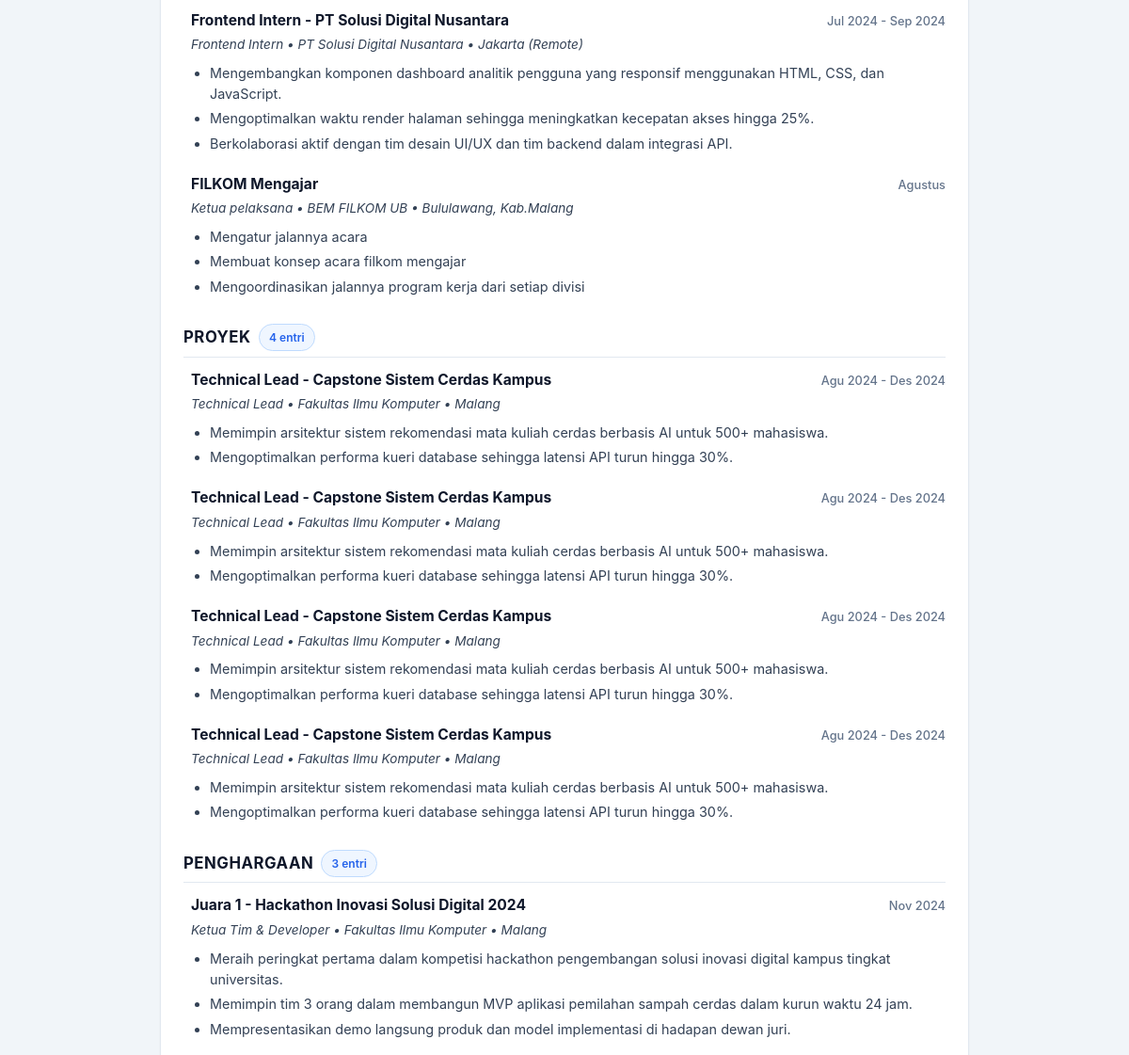
The app's page /u/1 (middle part), older data.
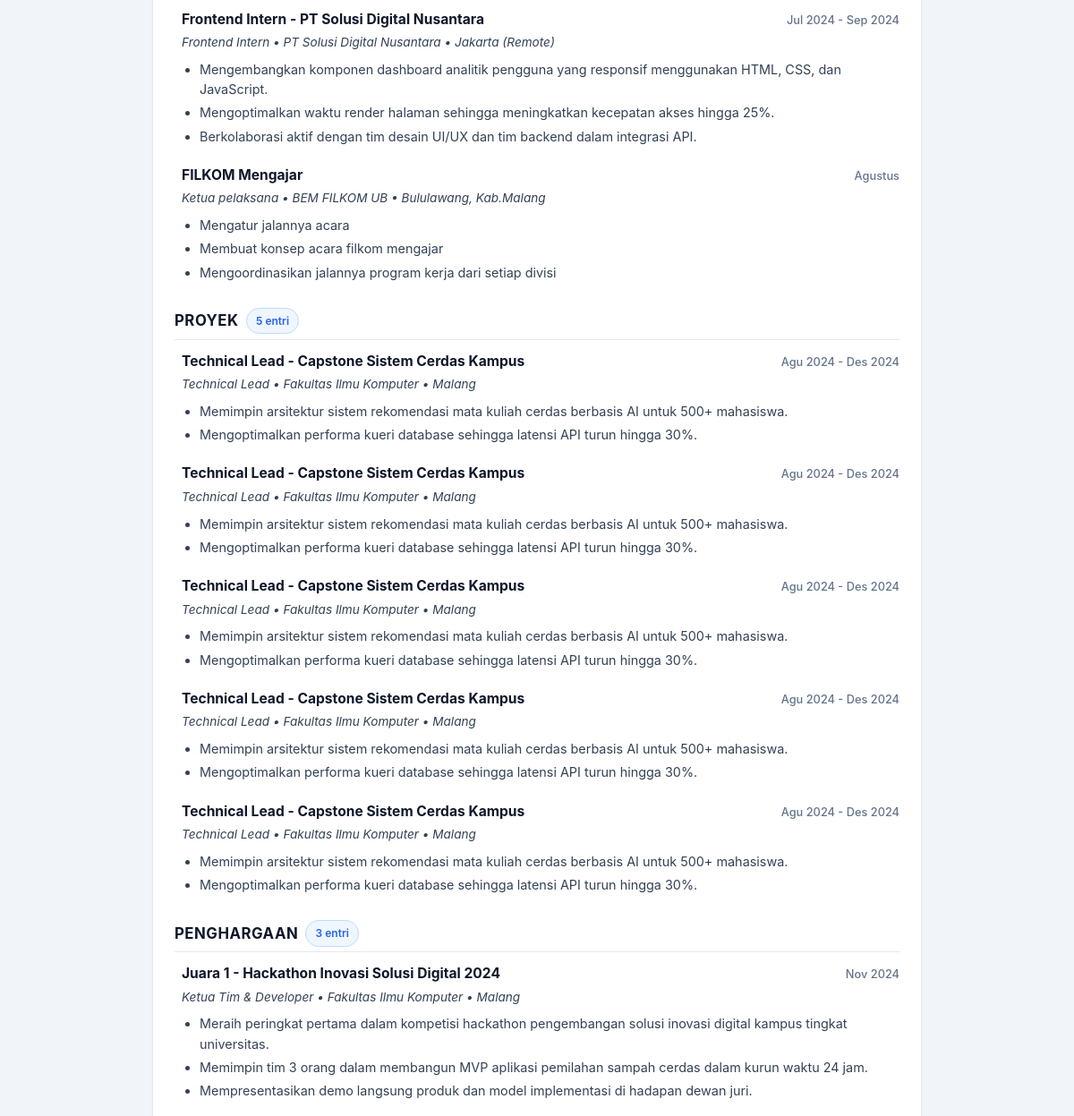
The same page, newer data.
### tables this page shows
CREATE TABLE entri_cv (
  id INTEGER PRIMARY KEY AUTOINCREMENT,
  id_pencapaian INTEGER UNIQUE NOT NULL REFERENCES pencapaian(id) ON DELETE CASCADE,
  id_bagian INTEGER NOT NULL REFERENCES bagian_cv(id), judul TEXT NOT NULL);

CREATE TABLE pencapaian (
  id INTEGER PRIMARY KEY AUTOINCREMENT,
  id_pengguna INTEGER NOT NULL REFERENCES pengguna(id),
  nama_kegiatan TEXT NOT NULL, penyelenggara TEXT, peran TEXT, periode TEXT, lokasi TEXT,
  uraian TEXT NOT NULL,
  status TEXT NOT NULL DEFAULT 'menunggu' CHECK (status IN ('menunggu','disetujui','ditolak')),
  dibuat_pada TEXT DEFAULT CURRENT_TIMESTAMP);

CREATE TABLE poin_cv (
  id INTEGER PRIMARY KEY AUTOINCREMENT,
  id_entri INTEGER NOT NULL REFERENCES entri_cv(id) ON DELETE CASCADE,
  urutan INTEGER NOT NULL, teks TEXT NOT NULL);

CREATE TABLE bagian_cv (
  id INTEGER PRIMARY KEY AUTOINCREMENT, nama TEXT UNIQUE NOT NULL);

### app.py (the view)
@app.route("/u/<int:id>")
def profil_publik_page(id):
    mhs = db.baca_pengguna(id)
    if not mhs:
        flash("Profil pengguna tidak ditemukan.", "error")
        return redirect(url_for("jelajah_page"))
    cv_data = db.baca_cv_pengguna(id, hanya_disetujui=False)
    skills = jaringan._parse_skill(mhs.get("skill"))
    user_id = session.get("user_id")
    relasi = jaringan.status_koneksi(user_id, id) if user_id else "tidak_terhubung"
    adalah_pemilik = (user_id == id)
    return render_template(
        "profil_publik.html",
        mhs=mhs,
        cv=cv_data,
        skills=skills,
        status_koneksi=relasi,
        adalah_pemilik=adalah_pemilik,
        urutan_bagian=skema.BAGIAN
    )

### app.py (called while the page is built)
@app.after_request
def add_no_cache_headers(response):
    response.headers["Cache-Control"] = "no-cache, no-store, must-revalidate, max-age=0"
    response.headers["Pragma"] = "no-cache"
    response.headers["Expires"] = "0"
    return response

@app.context_processor
def inject_waktu_server():
    return {
        "waktu_refresh": datetime.datetime.now().strftime("%H:%M:%S")
    }

### db.py (called while the page is built)
def koneksi():
    con = sqlite3.connect(DB_PATH)
    con.row_factory = sqlite3.Row
    con.execute("PRAGMA foreign_keys = ON")
    return con

def _satu(sql, args=()):
    con = koneksi()
    try:
        r = con.execute(sql, args).fetchone()
        return dict(r) if r else None
    finally:
        con.close()

def _semua(sql, args=()):
    con = koneksi()
    try:
        return [dict(r) for r in con.execute(sql, args).fetchall()]
    finally:
        con.close()

def baca_pengguna(id_pengguna):
    u = _satu("SELECT * FROM pengguna WHERE id=?", (id_pengguna,))
    if u:
        u.pop("password_hash")
    return u

### jaringan.py (called while the page is built)
def _parse_skill(skill_str):
    if not skill_str:
        return []
    return [s.strip() for s in skill_str.split(",") if s.strip()]

### templates/profil_publik.html (shortened to what this page needs)
{% extends "base.html" %}
{% block content %}
<div style="max-width: 860px; margin: 0 auto;">
  <div class="card">
    {% set total_entri = 0 %}
    {% for b in urutan_bagian %}
      {% if cv.get(b) %}
        {% set total_entri = total_entri + cv[b]|length %}
        <div style="margin-bottom: 1.75rem;">
          <div style="display: flex; align-items: center; gap: 0.5rem; margin-bottom: 0.75rem; border-bottom: 1.5px solid var(--border); padding-bottom: 0.35rem;">
            <h3 style="font-size: 1.05rem; font-weight: 700; color: var(--dark); text-transform: uppercase; letter-spacing: 0.5px; margin: 0;">
              {{ b }}
            </h3>
            <span class="badge badge-section" style="font-size: 0.75rem;">{{ cv[b]|length }} entri</span>
          </div>
          {% for item in cv[b] %}
            <div style="margin-bottom: 1.25rem; padding-left: 0.5rem;">
              <div style="display: flex; justify-content: space-between; align-items: baseline; flex-wrap: wrap; gap: 0.35rem;">
                <h4 style="font-size: 0.975rem; font-weight: 700; color: var(--dark); margin: 0;">
                  {{ item.judul }}
                </h4>
                {% if item.periode %}
                  <span style="font-size: 0.8rem; color: var(--muted); font-weight: 500;">
                    {{ item.periode }}
                  </span>
                {% endif %}
              </div>
              {% set meta_list = [] %}
              {% if item.peran %}{% set _ = meta_list.append(item.peran) %}{% endif %}
              {% if item.penyelenggara %}{% set _ = meta_list.append(item.penyelenggara) %}{% endif %}
              {% if item.lokasi %}{% set _ = meta_list.append(item.lokasi) %}{% endif %}
              {% if meta_list %}
                <p style="font-size: 0.85rem; color: var(--slate); font-style: italic; margin: 0.15rem 0 0.5rem 0;">
                  {{ meta_list|join(' • ') }}
                </p>
              {% endif %}
              {% if item.poin %}
                <ul style="margin: 0.35rem 0 0 1.25rem; padding: 0; font-size: 0.9rem; line-height: 1.55; color: var(--slate);">
                  {% for pt in item.poin %}
                    <li style="margin-bottom: 0.25rem;">{{ pt }}</li>
                  {% endfor %}
                </ul>
              {% endif %}
            </div>
          {% endfor %}
        </div>
      {% endif %}
    {% endfor %}
  </div>
</div>
{% endblock %}

Row changes from the older to the newer data that the page shows:
computed for bagian_cv "PROYEK": cv "4" → "5"
added entri_cv: judul "Technical Lead - Capstone Sistem Cerdas Kampus", periode "Agu 2024 - Des 2024", meta_list "Technical Lead • Fakultas Ilmu Komputer • Malang", shown under bagian_cv "PROYEK"
added poin_cv: teks "Memimpin arsitektur sistem rekomendasi mata kuliah cerdas berbasis AI untuk 500+ mahasiswa.", shown under "Technical Lead - Capstone Sistem Cerdas Kampus"
added poin_cv: teks "Mengoptimalkan performa kueri database sehingga latensi API turun hingga 30%.", shown under "Technical Lead - Capstone Sistem Cerdas Kampus"
